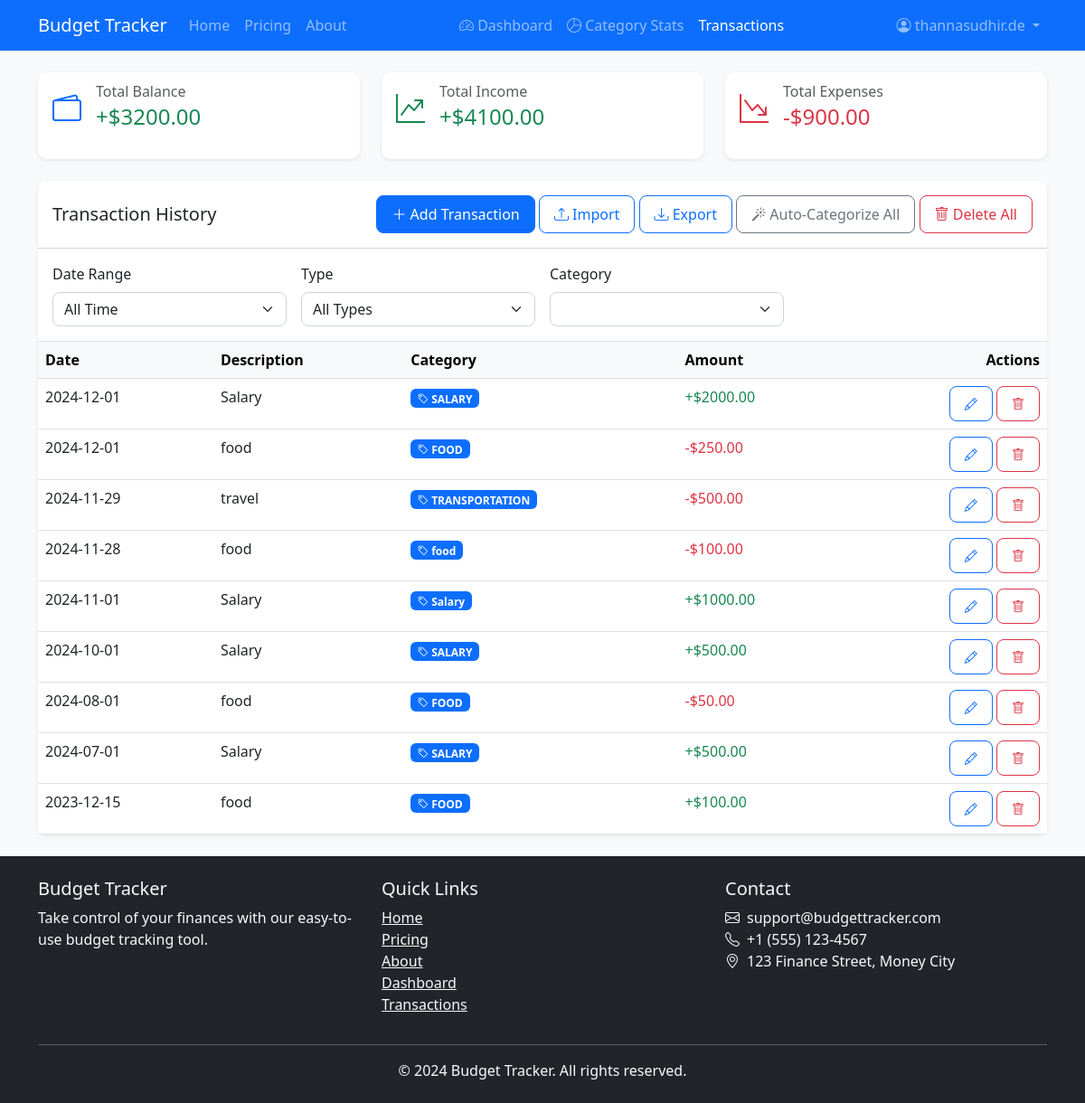
/transactions (signed in), run on the app's committed database.
### models.py (models this page shows, shortened)
class User(UserMixin, db.Model):
    __tablename__ = 'user'
    id = db.Column(db.Integer, primary_key=True)
    username = db.Column(db.String(80), unique=True, nullable=False)
    email = db.Column(db.String(120), unique=True, nullable=False)
    password_hash = db.Column(db.String(128))
    role = db.Column(db.Enum(UserRole), default=UserRole.NORMAL)
    is_active = db.Column(db.Boolean, default=True, nullable=False)
    trial_end_date = db.Column(db.DateTime, nullable=True)
    created_at = db.Column(db.DateTime, nullable=False, default=datetime.utcnow)
    updated_at = db.Column(db.DateTime, onupdate=datetime.utcnow)
    last_login = db.Column(db.DateTime)
    reset_token = db.Column(db.String(100), unique=True)
    reset_token_expires = db.Column(db.DateTime)
    transactions = db.relationship('BudgetTransaction', backref='user', lazy=True)
    feedback_submissions = db.relationship('Feedback', backref=db.backref('submitted_by', lazy=True), lazy=True)
    budgets = db.relationship('UserBudget', backref='user', lazy=True)

class BudgetTransaction(db.Model):
    __tablename__ = 'budget_transaction'
    id = db.Column(db.Integer, primary_key=True)
    amount = db.Column(db.Float, nullable=False)
    description = db.Column(db.String(200), nullable=False)
    type = db.Column(db.String(20), nullable=False)
    date = db.Column(db.DateTime, nullable=False, default=datetime.utcnow)
    category = db.Column(db.String(50), nullable=False, default='UNCATEGORIZED')
    user_id = db.Column(db.Integer, db.ForeignKey('user.id'), nullable=False)
    created_at = db.Column(db.DateTime, nullable=False, default=datetime.utcnow)
    updated_at = db.Column(db.DateTime, onupdate=datetime.utcnow)

### routes.py (the view)
    @app.route('/transactions')
    @login_required
    def view_transactions():
        date_range = request.args.get('dateRange', 'all')
        start_date = request.args.get('startDate')
        end_date = request.args.get('endDate')
        transaction_type = request.args.get('type', 'all')
        category = request.args.get('category', 'all')
        query = BudgetTransaction.query.filter_by(user_id=current_user.id)
        today = datetime.now().date()
        if date_range == 'today':
            query = query.filter(BudgetTransaction.date >= datetime.combine(today, datetime.min.time()))
        elif date_range == 'week':
            start_of_week = today - timedelta(days=today.weekday())
            query = query.filter(BudgetTransaction.date >= datetime.combine(start_of_week, datetime.min.time()))
        elif date_range == 'month':
            start_of_month = today.replace(day=1)
            query = query.filter(BudgetTransaction.date >= datetime.combine(start_of_month, datetime.min.time()))
        elif date_range == 'year':
            start_of_year = today.replace(month=1, day=1)
            query = query.filter(BudgetTransaction.date >= datetime.combine(start_of_year, datetime.min.time()))
        elif date_range == 'custom' and start_date and end_date:
            start = datetime.strptime(start_date, '%Y-%m-%d')
            end = datetime.strptime(end_date, '%Y-%m-%d')
            query = query.filter(BudgetTransaction.date.between(start, end))
        if transaction_type == 'income':
            query = query.filter(BudgetTransaction.amount > 0)
        elif transaction_type == 'expense':
            query = query.filter(BudgetTransaction.amount < 0)
        if category != 'all':
            query = query.filter(BudgetTransaction.category == category)
        transactions = query.order_by(BudgetTransaction.date.desc()).all()
        total_income = sum(t.amount for t in transactions if t.amount > 0)
        total_expenses = abs(sum(t.amount for t in transactions if t.amount < 0))
        total_balance = total_income - total_expenses
        categories = [{'name': category.name, 'value': category.value} for category in TransactionCategory]
        return render_template('transactions.html',
                           transactions=transactions,
                           total_income=total_income,
                           total_expenses=total_expenses,
                           total_balance=total_balance,
                           categories=categories,
                           filters={
                               'dateRange': date_range,
                               'startDate': start_date,
                               'endDate': end_date,
                               'type': transaction_type,
                               'category': category
                           })

### templates/transactions.html (shortened to what this page needs)
{% extends "base.html" %}
{% block content %}
<div class="container py-4">
    <div class="row g-4 mb-4">
        <div class="col-md-4">
            <div class="card border-0 shadow-sm h-100">
                <div class="card-body">
                    <div class="d-flex align-items-center mb-3">
                        <div class="flex-shrink-0">
                            <i class="bi bi-wallet2 fs-2 text-primary"></i>
                        </div>
                        <div class="flex-grow-1 ms-3">
                            <h6 class="card-subtitle mb-1 text-muted">Total Balance</h6>
                            <h4 class="card-title mb-0">
                                {% if total_balance >= 0 %}
                                <span class="text-success">+${{ "%.2f"|format(total_balance) }}</span>
                                {% else %}
                                <span class="text-danger">-${{ "%.2f"|format(total_balance|abs) }}</span>
                                {% endif %}
                            </h4>
                        </div>
                    </div>
                </div>
            </div>
        </div>
        <div class="col-md-4">
            <div class="card border-0 shadow-sm h-100">
                <div class="card-body">
                    <div class="d-flex align-items-center mb-3">
                        <div class="flex-shrink-0">
                            <i class="bi bi-graph-up-arrow fs-2 text-success"></i>
                        </div>
                        <div class="flex-grow-1 ms-3">
                            <h6 class="card-subtitle mb-1 text-muted">Total Income</h6>
                            <h4 class="card-title mb-0 text-success">+${{ "%.2f"|format(total_income) }}</h4>
                        </div>
                    </div>
                </div>
            </div>
        </div>
        <div class="col-md-4">
            <div class="card border-0 shadow-sm h-100">
                <div class="card-body">
                    <div class="d-flex align-items-center mb-3">
                        <div class="flex-shrink-0">
                            <i class="bi bi-graph-down-arrow fs-2 text-danger"></i>
                        </div>
                        <div class="flex-grow-1 ms-3">
                            <h6 class="card-subtitle mb-1 text-muted">Total Expenses</h6>
                            <h4 class="card-title mb-0 text-danger">-${{ "%.2f"|format(total_expenses) }}</h4>
                        </div>
                    </div>
                </div>
            </div>
        </div>
    </div>
    <div class="card border-0 shadow-sm">
        <div class="card-header bg-white py-3">
            <div class="row align-items-center">
                <div class="col">
                    <h5 class="mb-0">Transaction History</h5>
                </div>
                <div class="col-auto">
                    <button class="btn btn-primary" data-bs-toggle="modal" data-bs-target="#addTransactionModal" onclick="addTransaction()">
                        <i class="bi bi-plus-lg"></i> Add Transaction
                    </button>
                    <button class="btn btn-outline-primary" data-bs-toggle="modal" data-bs-target="#importTransactionsModal">
                        <i class="bi bi-upload"></i> Import
                    </button>
                    <button class="btn btn-outline-primary" onclick="exportTransactions()">
                        <i class="bi bi-download"></i> Export
                    </button>
                    <button class="btn btn-outline-secondary" onclick="autoCategorizeAll()">
                        <i class="bi bi-magic"></i> Auto-Categorize All
                    </button>
                    <button class="btn btn-outline-danger" onclick="deleteAllTransactions()">
                        <i class="bi bi-trash"></i> Delete All
                    </button>
                </div>
            </div>
        </div>
        <div class="card-body border-bottom">
            <form id="filterForm" class="row g-3">
                <div class="col-md-3">
                    <label class="form-label">Date Range</label>
                    <select class="form-select" name="dateRange" onchange="applyFilters()">
                        <option value="all">All Time</option>
                    </select>
                </div>
                <div class="col-md-3">
                    <label class="form-label">Type</label>
                    <select class="form-select" name="type" onchange="applyFilters()">
                        <option value="all">All Types</option>
                    </select>
                </div>
                <div class="col-md-3">
                    <label class="form-label">Category</label>
                    <select class="form-select" name="category" onchange="applyFilters()">
                    </select>
                </div>
            </form>
        </div>
        <div class="card-body p-0">
            <div class="table-responsive">
                <table class="table table-hover mb-0">
                    <thead class="table-light">
                        <tr>
                            <th scope="col">Date</th>
                            <th scope="col">Description</th>
                            <th scope="col">Category</th>
                            <th scope="col">Amount</th>
                            <th scope="col" class="text-end">Actions</th>
                        </tr>
                    </thead>
                    <tbody>
                        {% if transactions %}
                            {% for transaction in transactions %}
                            <tr>
                                <td>{{ transaction.date.strftime('%Y-%m-%d') }}</td>
                                <td>{{ transaction.description }}</td>
                                <td>
                                    <span class="badge bg-primary">
                                        <i class="bi bi-tag"></i>
                                        {{ transaction.category }}
                                    </span>
                                </td>
                                <td class="{{ 'text-success' if transaction.amount > 0 else 'text-danger' }}">
                                    {{ '+' if transaction.amount > 0 else '-' }}${{ "%.2f"|format(transaction.amount|abs) }}
                                </td>
                                <td class="text-end">
                                    <button class="btn btn-sm btn-outline-primary" onclick="editTransaction('{{ transaction.id }}')">
                                        <i class="bi bi-pencil"></i>
                                    </button>
                                    <button class="btn btn-sm btn-outline-danger" onclick="deleteTransaction('{{ transaction.id }}')">
                                        <i class="bi bi-trash"></i>
                                    </button>
                                </td>
                            </tr>
                            {% endfor %}
                        {% endif %}
                    </tbody>
                </table>
            </div>
        </div>
    </div>
</div>
{% endblock %}

### templates/base.html (shortened to what this page needs)
<!DOCTYPE html>
<html lang="en">
<head>
    <link href="https://cdn.jsdelivr.net/npm/bootstrap@5.3.0/dist/css/bootstrap.min.css" rel="stylesheet">
    <link rel="stylesheet" href="https://cdn.jsdelivr.net/npm/bootstrap-icons@1.7.2/font/bootstrap-icons.css">
    <link rel="stylesheet" href="{{ url_for('static', filename='css/style.css') }}">
</head>
<body>
    <nav class="navbar navbar-expand-lg navbar-dark bg-primary">
        <div class="container">
            <a class="navbar-brand" href="{{ url_for('home') }}">Budget Tracker</a>
            <div class="collapse navbar-collapse" id="navbarNav">
                <ul class="navbar-nav me-auto">
                    <li class="nav-item">
                        <a class="nav-link {% if request.endpoint == 'home' %}active{% endif %}" href="{{ url_for('home') }}">Home</a>
                    </li>
                    <li class="nav-item">
                        <a class="nav-link {% if request.endpoint == 'pricing' %}active{% endif %}" href="{{ url_for('pricing') }}">Pricing</a>
                    </li>
                    <li class="nav-item">
                        <a class="nav-link {% if request.endpoint == 'about' %}active{% endif %}" href="{{ url_for('about') }}">About</a>
                    </li>
                </ul>
                <div class="navbar-nav">
                    {% if current_user.is_authenticated %}
                    <a class="nav-link {{ 'active' if request.endpoint == 'dashboard' }}" href="{{ url_for('dashboard') }}">
                        <i class="bi bi-speedometer2"></i> Dashboard
                    </a>
                    <a class="nav-link {{ 'active' if request.endpoint == 'category_stats' }}" href="{{ url_for('category_stats') }}">
                        <i class="bi bi-pie-chart"></i> Category Stats
                    </a>
                    <a class="nav-link {% if request.endpoint == 'view_transactions' %}active{% endif %}" href="{{ url_for('view_transactions') }}">Transactions</a>
                    {% endif %}
                </div>
                <div class="navbar-nav ms-auto">
                    {% if current_user.is_authenticated %}
                        <div class="nav-item dropdown">
                        <a class="nav-link dropdown-toggle" href="#" id="userDropdown" role="button" data-bs-toggle="dropdown" aria-expanded="false">
                            <i class="bi bi-person-circle"></i>
                            {{ current_user.username }}
                        </a>
                    </div>
                    {% else %}
                    <a class="nav-link" href="{{ url_for('login') }}">Login</a>
                    <a class="nav-link" href="{{ url_for('register') }}">Register</a>
                    {% endif %}
                </div>
            </div>
        </div>
    </nav>
    {% block content %}{% endblock %}
    <footer class="bg-dark text-light py-4 mt-auto">
        <div class="container">
            <div class="row">
                <div class="col-md-4">
                    <h5>Budget Tracker</h5>
                    <p>Take control of your finances with our easy-to-use budget tracking tool.</p>
                </div>
                <div class="col-md-4">
                    <h5>Quick Links</h5>
                    <ul class="list-unstyled">
                        <li><a href="{{ url_for('home') }}" class="text-light">Home</a></li>
                        <li><a href="{{ url_for('pricing') }}" class="text-light">Pricing</a></li>
                        <li><a href="{{ url_for('about') }}" class="text-light">About</a></li>
                        {% if current_user.is_authenticated %}
                        <li><a href="{{ url_for('dashboard') }}" class="text-light">Dashboard</a></li>
                        <li><a href="{{ url_for('view_transactions') }}" class="text-light">Transactions</a></li>
                        {% endif %}
                    </ul>
                </div>
                <div class="col-md-4">
                    <h5>Contact</h5>
                    <ul class="list-unstyled">
                        <li><i class="bi bi-envelope me-2"></i>support@budgettracker.com</li>
                        <li><i class="bi bi-telephone me-2"></i>+1 (555) 123-4567</li>
                        <li><i class="bi bi-geo-alt me-2"></i>123 Finance Street, Money City</li>
                    </ul>
                </div>
            </div>
            <hr>
            <div class="text-center">
                <p class="mb-0">&copy; 2024 Budget Tracker. All rights reserved.</p>
            </div>
        </div>
    </footer>
</body>
</html>

### data on the page
User: username "thannasudhir.de"
BudgetTransaction: amount "+", amount|abs "2000.00"
BudgetTransaction: amount "-", amount|abs "250.00"
BudgetTransaction: amount "-", amount|abs "500.00"
BudgetTransaction: amount "-", amount|abs "100.00"
BudgetTransaction: amount "+", amount|abs "1000.00"
BudgetTransaction: amount "+", amount|abs "500.00"
BudgetTransaction: amount "-", amount|abs "50.00"
BudgetTransaction: amount "+", amount|abs "500.00"
BudgetTransaction: amount "+", amount|abs "100.00"

### other printed values
{{ "%.2f"|format(total_balance) }} "3200.00"
{{ "%.2f"|format(total_income) }} "4100.00"
{{ "%.2f"|format(total_expenses) }} "900.00"
